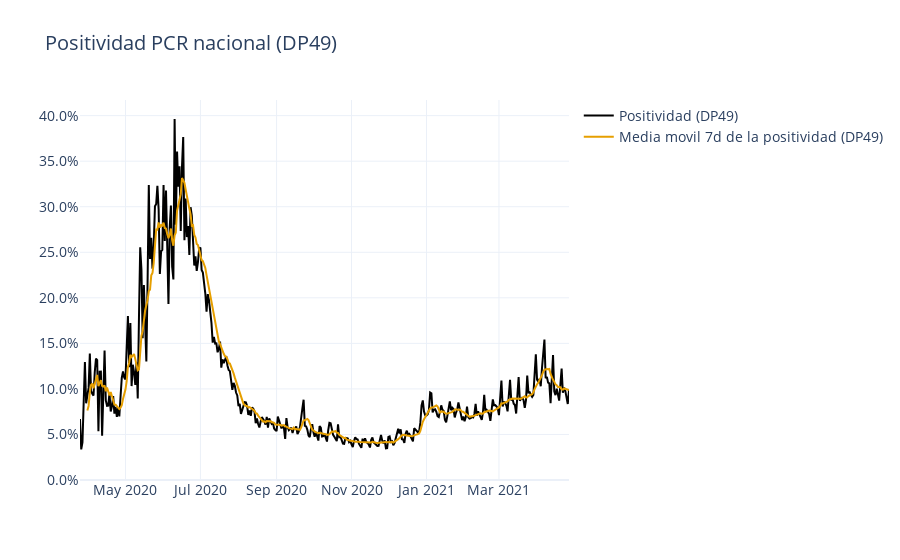

Notebook code cell kept with this figure:
### Code cell
fig = go.Figure()
Wong = ['#000000', '#E69F00', '#56B4E9',
        '#009E73', '#F0E442', '#0072B2',
        '#D55E00', '#CC79A7']


fig.add_trace(
    go.Scatter(x=dp49.index,
               y=dp49['positividad'],
               mode='lines',
               name='Positividad (DP49)',
               line_color=Wong[0]
              )
)
fig.add_trace(
    go.Scatter(x=dp49.index,
               y=dp49['positividad'].rolling(7).mean(),
               mode='lines',
               name='Media movil 7d de la positividad (DP49)',
               line_color=Wong[1]
              )
)
# fig.add_trace(
#     go.Scatter(x=dp49.index,
#                y=dp49['pcr'],
#                mode='lines',
#                name='PCR (DP49)',
#                line_color=Wong[2],
#                visible='legendonly'
#               )
# )
# fig.add_trace(
#     go.Scatter(x=dp49.index,
#                y=dp49['casos'],
#                mode='lines',
#                name='Casos (DP49)',
#                line_color=Wong[2],
#                visible='legendonly'
#               )
# )

fig.update_layout(hovermode='x')
fig.update_layout(template='plotly_white',
                  title='Positividad PCR nacional (DP49)')
fig.update_layout(yaxis_tickformat = ',.1%')
fig.update_layout(
    font=dict(
        size=14,
    )
)
fig.update_yaxes(rangemode="tozero")

### Figure 1 — Plotly figure (JSON) as saved in the notebook; plotly's stock layout.template omitted (floating-point values rounded to 4 significant figures; data arrays with more than 128 entries replaced by an {"elided": "..."} marker saying what was removed)
{"data": [{"line": {"color": "#000000"}, "mode": "lines", "name": "Positividad (DP49)", "type": "scatter", "x": {"elided": "399 str values"}, "y": {"elided": "399 float values"}}, {"line": {"color": "#E69F00"}, "mode": "lines", "name": "Media movil 7d de la positividad (DP49)", "type": "scatter", "x": {"elided": "399 str values"}, "y": {"elided": "399 float values"}}], "layout": {"autosize": true, "font": {"size": 14}, "hovermode": "x", "title": {"text": "Positividad PCR nacional (DP49)"}, "xaxis": {"autorange": true, "range": ["2020-03-25", "2021-04-27"], "type": "date"}, "yaxis": {"autorange": true, "range": [0, 0.4172], "rangemode": "tozero", "tickformat": ",.1%", "type": "linear"}}}
